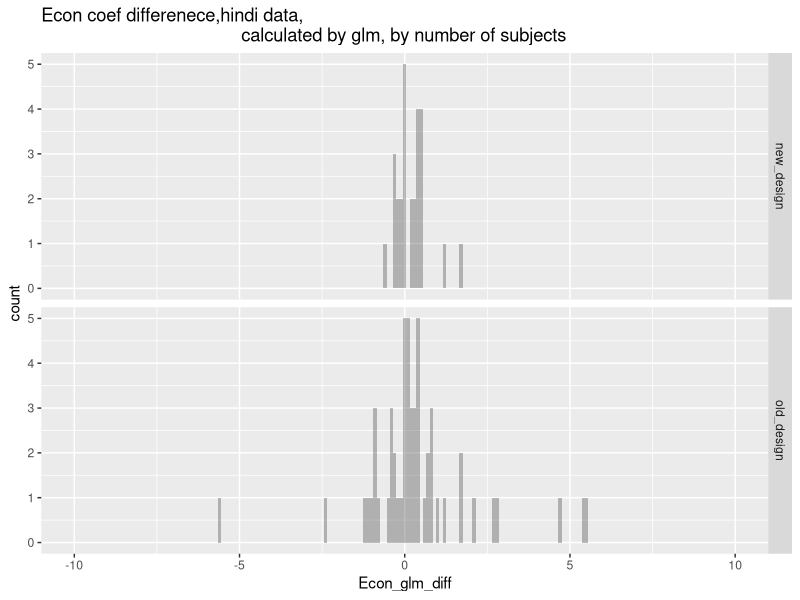
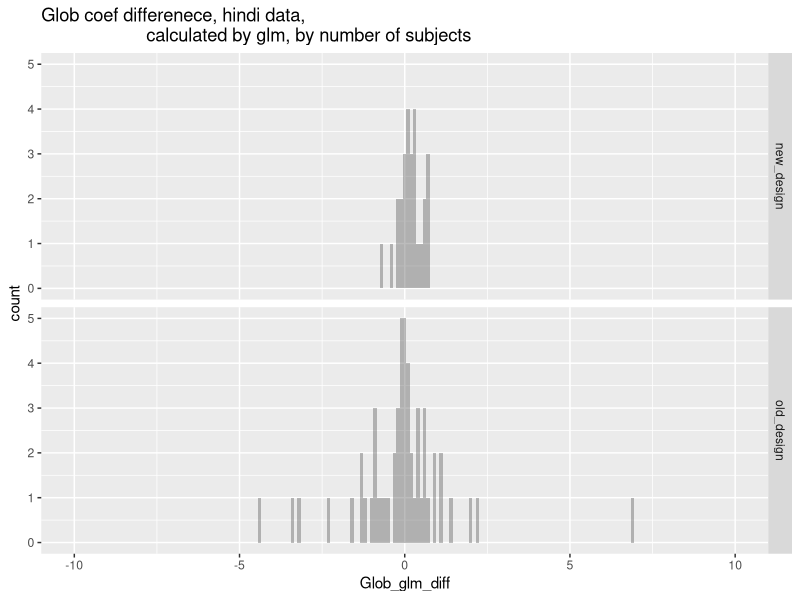
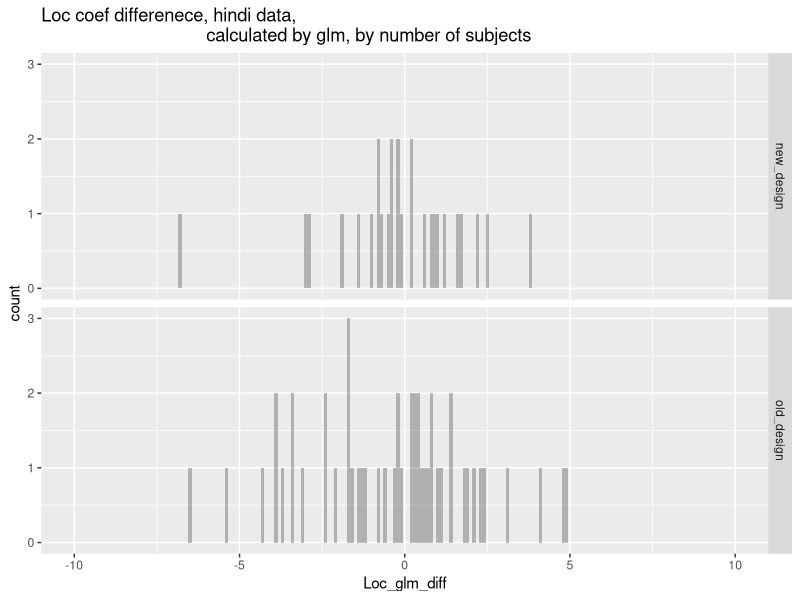
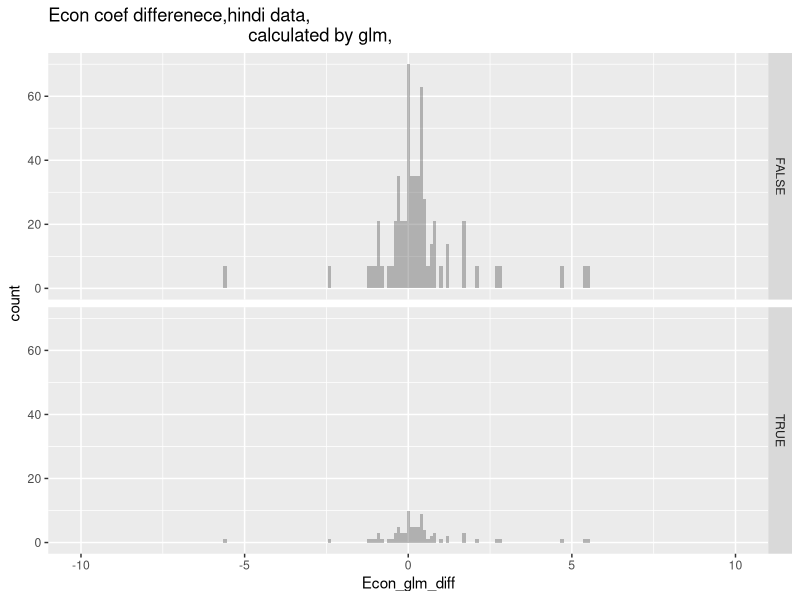
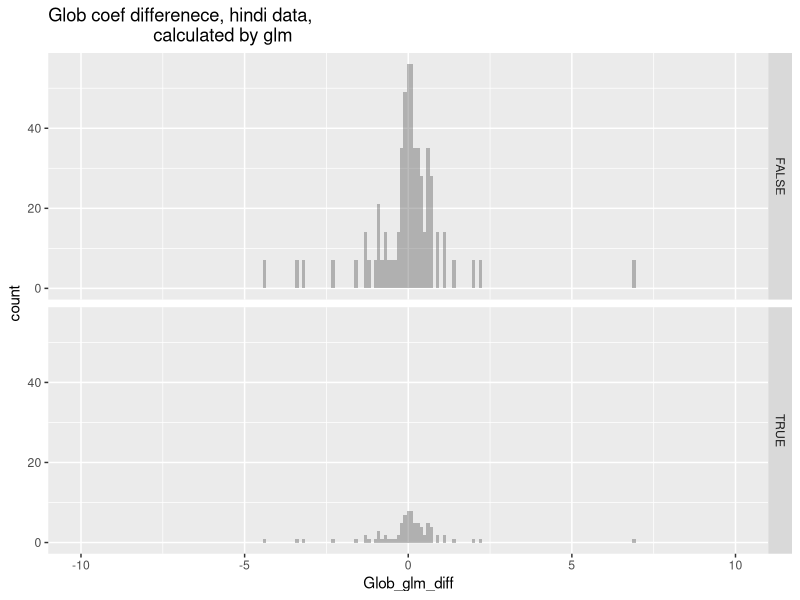
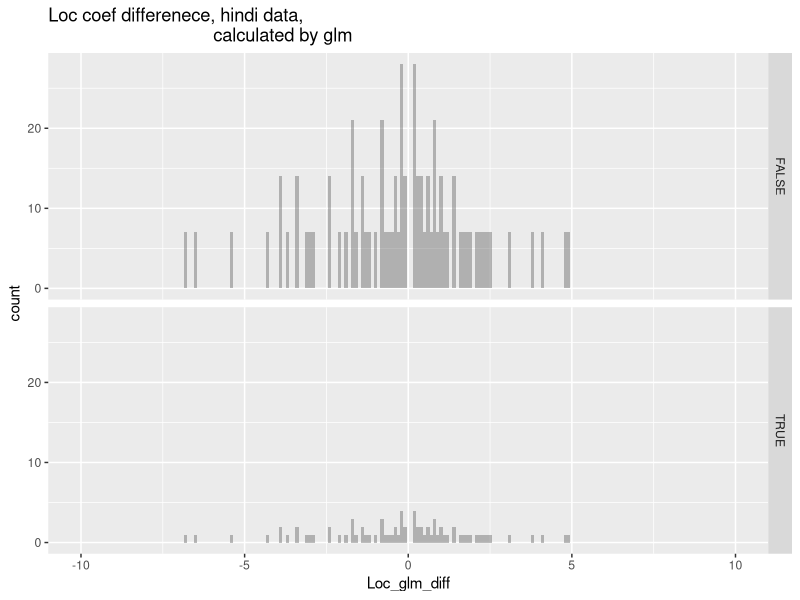
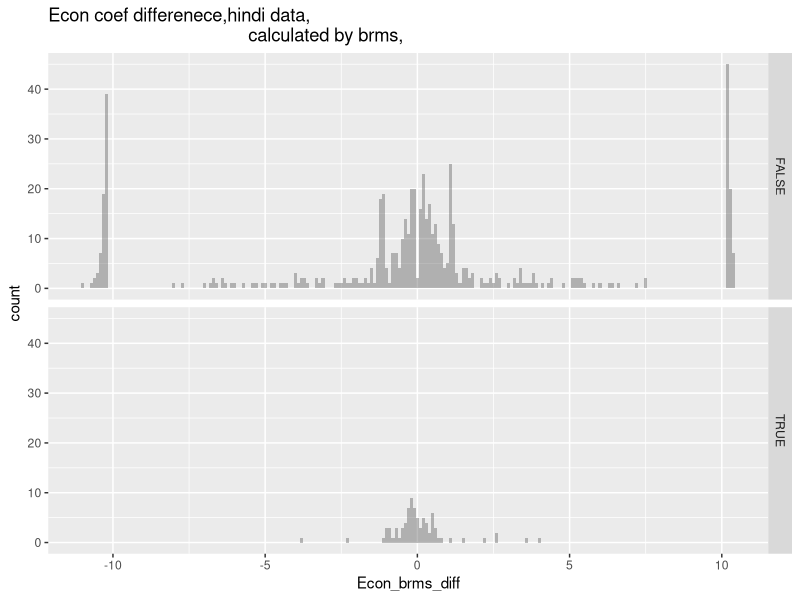
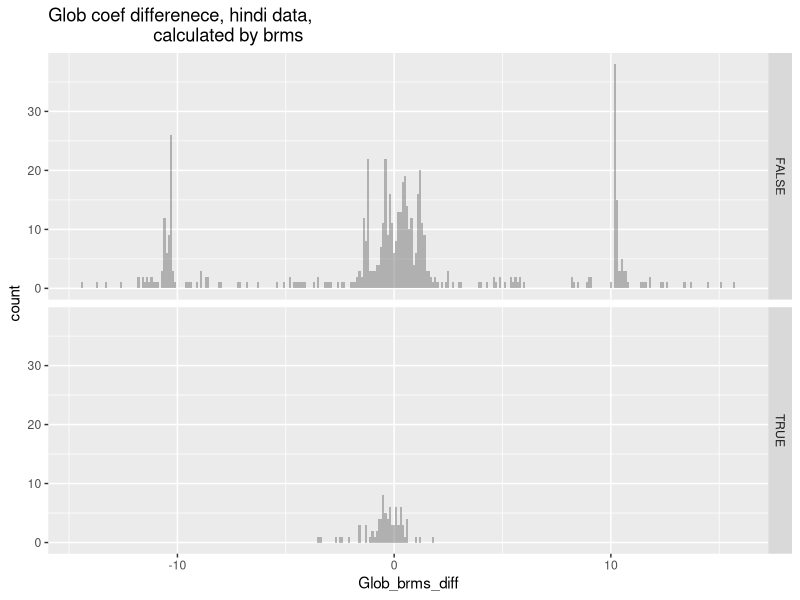

These figures' R source, in order: (Note: this script raises an error after producing the figures.)
## ---- chunk 1

#number of subjects depends on isntance and is hard coded 

# full compelement- correct and incorrect models 
hindi_dinst7<-readr::read_csv("final_master_hindi_dinst7.csv") # coef 10, -10, 0
  hindi_dinst7$numsubjs<- "old_design"
hindi_dinst8<-readr::read_csv("final_master_hindi_dinst8.csv") # coef 10, -10,  0
  hindi_dinst8$numsubjs<- "old_design"
  
three_each<-readr::read_csv("final_master_3each_216_dinst1_30subjs.csv") 
  three_each$numsubjs<- "new_design"

#hindi_dinst9<-readr::read_csv("final_master_hindi_dinst9.csv") # coef -.1,.1,0
 # hindi_dinst9$numsubjs<- 30
hindi_for_hists_full<-dplyr::bind_rows(hindi_dinst7,
                                       hindi_dinst8,
                                       three_each)

                                     #  hindi_dinst9) 
hindi_for_hists <-dplyr::filter(hindi_for_hists_full,is_correct_model==TRUE)


  

## ---- chunk 2

ggplot2::ggplot(hindi_for_hists, ggplot2::aes(x = Econ_glm_diff)) +
    ggplot2::geom_histogram(binwidth = .1,
                            position="identity",
                            alpha = 0.4)+
    ggplot2::scale_x_continuous(limits = c(-10,10))+
    ggplot2::ggtitle("Econ coef differenece,hindi data,
                                        calculated by glm, by number of subjects")+
    ggplot2::facet_grid(numsubjs ~ .)


ggplot2::ggplot(hindi_for_hists, ggplot2::aes(x = Glob_glm_diff)) +
    ggplot2::geom_histogram(binwidth = .1,
                            position="identity",
                            alpha = 0.4)+
    ggplot2::scale_x_continuous(limits = c(-10,10))+
    ggplot2::ggtitle("Glob coef differenece, hindi data,
                     calculated by glm, by number of subjects")+
    ggplot2::facet_grid(numsubjs ~ .)


ggplot2::ggplot(hindi_for_hists, ggplot2::aes(x = Loc_glm_diff)) +
    ggplot2::geom_histogram(binwidth = .1,
                            position="identity",
                            alpha = 0.4)+
    ggplot2::scale_x_continuous(limits = c(-10,10))+
    ggplot2::ggtitle("Loc coef differenece, hindi data,
                                 calculated by glm, by number of subjects")+
    ggplot2::facet_grid(numsubjs ~ .)




## ---- chunk 3

ggplot2::ggplot(hindi_for_hists_full, ggplot2::aes(x = Econ_glm_diff)) +
    ggplot2::geom_histogram(binwidth = .1,
                            position="identity",
                            alpha = 0.4)+
    ggplot2::scale_x_continuous(limits = c(-10,10))+
    ggplot2::ggtitle("Econ coef differenece,hindi data,
                                        calculated by glm,")+
    ggplot2::facet_grid(is_correct_model ~ .)


ggplot2::ggplot(hindi_for_hists_full, ggplot2::aes(x = Glob_glm_diff)) +
    ggplot2::geom_histogram(binwidth = .1,
                            position="identity",
                            alpha = 0.4)+
    ggplot2::scale_x_continuous(limits = c(-10,10))+
    ggplot2::ggtitle("Glob coef differenece, hindi data,
                     calculated by glm")+
    ggplot2::facet_grid(is_correct_model ~ .)


ggplot2::ggplot(hindi_for_hists_full, ggplot2::aes(x = Loc_glm_diff)) +
    ggplot2::geom_histogram(binwidth = .1,
                            position="identity",
                            alpha = 0.4)+
    ggplot2::scale_x_continuous(limits = c(-10,10))+
    ggplot2::ggtitle("Loc coef differenece, hindi data,
                                 calculated by glm")+
    ggplot2::facet_grid(is_correct_model ~ .)


## ---- chunk 4

ggplot2::ggplot(hindi_for_hists_full, ggplot2::aes(x = Econ_brms_diff)) +
    ggplot2::geom_histogram(binwidth = .1,
                            position="identity",
                            alpha = 0.4)+
    #ggplot2::scale_x_continuous(limits = c(-10,10))+
    ggplot2::ggtitle("Econ coef differenece,hindi data,
                                        calculated by brms,")+
    ggplot2::facet_grid(is_correct_model ~ .)


ggplot2::ggplot(hindi_for_hists_full, ggplot2::aes(x = Glob_brms_diff)) +
    ggplot2::geom_histogram(binwidth = .1,
                            position="identity",
                            alpha = 0.4)+
   # ggplot2::scale_x_continuous(limits = c(-10,10))+
    ggplot2::ggtitle("Glob coef differenece, hindi data,
                     calculated by brms")+
    ggplot2::facet_grid(is_correct_model ~ .)


ggplot2::ggplot(hindi_for_hists_full, ggplot2::aes(x = Loc_brms_diff)) +
    ggplot2::geom_histogram(binwidth = .1,
                            position="identity",
                            alpha = 0.4)+
   # ggplot2::scale_x_continuous(limits = c(-10,10))+
    ggplot2::ggtitle("Loc coef differenece, hindi data,
                                 calculated by brms")+
    ggplot2::facet_grid(is_correct_model ~ .)


## ---- chunk 5

ggplot2::ggplot(hindi_reps, ggplot2::aes(x = Econ_brms_diff)) +
    ggplot2::geom_histogram(binwidth = .1,
                            position="identity",
                            alpha = 0.4)+
    ggplot2::scale_x_continuous(limits = c(-20,20))+
    ggplot2::ggtitle("Econ coef differenece,hindi data,
                                        calculated by brms,")+
    ggplot2::facet_grid(is_correct_model ~ .)


ggplot2::ggplot(hindi_reps, ggplot2::aes(x = Glob_brms_diff)) +
    ggplot2::geom_histogram(binwidth = .1,
                            position="identity",
                            alpha = 0.4)+
   ggplot2::scale_x_continuous(limits = c(-20,20))+
    ggplot2::ggtitle("Glob coef differenece, hindi data,
                     calculated by brms")+
    ggplot2::facet_grid(is_correct_model ~ .)


ggplot2::ggplot(hindi_reps, ggplot2::aes(x = Loc_brms_diff)) +
    ggplot2::geom_histogram(binwidth = .1,
                            position="identity",
                            alpha = 0.4)+
   ggplot2::scale_x_continuous(limits = c(-20,20))+
    ggplot2::ggtitle("Loc coef differenece, hindi data,
                                 calculated by brms")+
    ggplot2::facet_grid(is_correct_model ~ .)


ggplot2::ggplot(hindi_reps, ggplot2::aes(x = Econ_glm_diff)) +
    ggplot2::geom_histogram(binwidth = .1,
                            position="identity",
                            alpha = 0.4)+
    ggplot2::scale_x_continuous(limits = c(-10,10))+
    ggplot2::ggtitle("Econ coef differenece,hindi data,
                                        calculated by glm,")+
    ggplot2::facet_grid(is_correct_model ~ .)


ggplot2::ggplot(hindi_reps, ggplot2::aes(x = Glob_glm_diff)) +
    ggplot2::geom_histogram(binwidth = .1,
                            position="identity",
                            alpha = 0.4)+
    ggplot2::scale_x_continuous(limits = c(-10,10))+
    ggplot2::ggtitle("Glob coef differenece, hindi data,
                     calculated by glm")+
    ggplot2::facet_grid(is_correct_model ~ .)


ggplot2::ggplot(hindi_reps, ggplot2::aes(x = Loc_glm_diff)) +
    ggplot2::geom_histogram(binwidth = .1,
                            position="identity",
                            alpha = 0.4)+
    ggplot2::scale_x_continuous(limits = c(-10,10))+
    ggplot2::ggtitle("Loc coef differenece, hindi data,
                                 calculated by glm")+
    ggplot2::facet_grid(is_correct_model ~ .)


